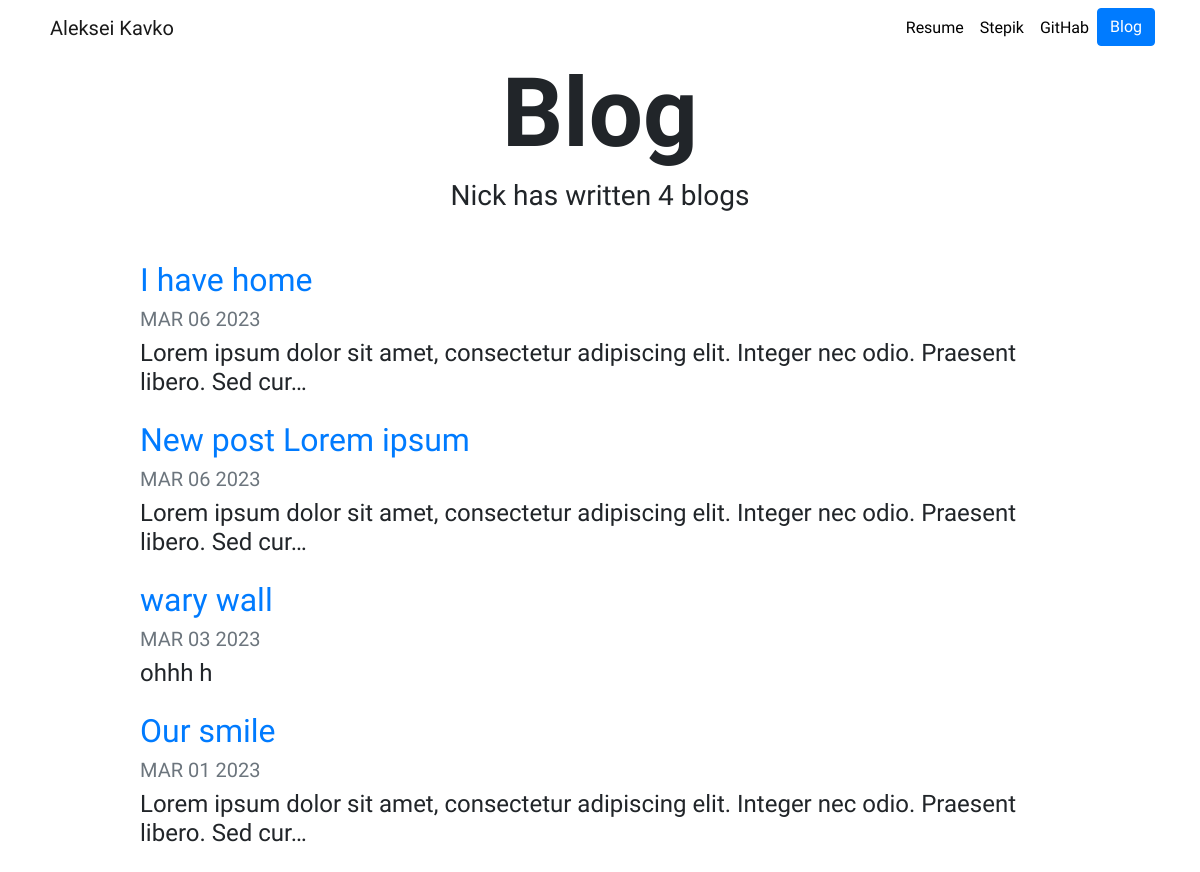
Screenshot of /blog/ with the database file from the repository.
### blog/models.py (models this page shows, shortened)
class Blogs(models.Model):
    title = models.CharField(max_length=250)
    description = models.TextField(max_length=1000)
    date = models.DateField()

### blog/views.py (the view)
# urls.py: path('', views.all_blogs, name='all_blogs'),
def all_blogs(request):
    blogs = Blogs.objects.order_by('-date')
    return render(request, 'blog/all_blogs.html', {'blogs':blogs})

### blog/templates/blog/all_blogs.html
{% extends "portfolio/base.html" %}
{% load static %}
{% block content %}
<h1 id="blogtitle" class="font-weight-bold text-center">Blog</h1>
<h3 class="text-center mb-5">Nick has written {{ blogs.count }} blog{{ blogs.count|pluralize }}</h3>
{% for blog in blogs %}
<div class="row justify-content-center my-3">
  <div class="col-md-10">
    <a href="{% url 'blog:detail' blog.id %}">
      <h2>{{ blog.title }}</h2>
    </a>
    <h5 class="text-muted">{{ blog.date|date:'M d Y'|upper }}</h5>
    <h4>{{ blog.description|striptags|truncatechars:100 }}</h4>
  </div>
</div>
{% endfor %}
{% endblock %}

### portfolio/static/portfolio/custom.css (style rules this page uses)
body { font-family: 'Josefin Sans', sans-serif; }
#blogtitle { font-size: 6rem; }

### rows the page displays
Blogs: title "I have home", date "MAR 06 2023", description "Lorem ipsum dolor sit amet, consectetur adipiscing elit. Integer nec odio. Praesent libero. Sed cur…"
Blogs: title "New post Lorem ipsum", date "MAR 06 2023", description "Lorem ipsum dolor sit amet, consectetur adipiscing elit. Integer nec odio. Praesent libero. Sed cur…"
Blogs: title "wary wall", date "MAR 03 2023", description "ohhh h"
Blogs: title "Our smile", date "MAR 01 2023", description "Lorem ipsum dolor sit amet, consectetur adipiscing elit. Integer nec odio. Praesent libero. Sed cur…"

### other values shown
{{ blogs.count }} "4"
